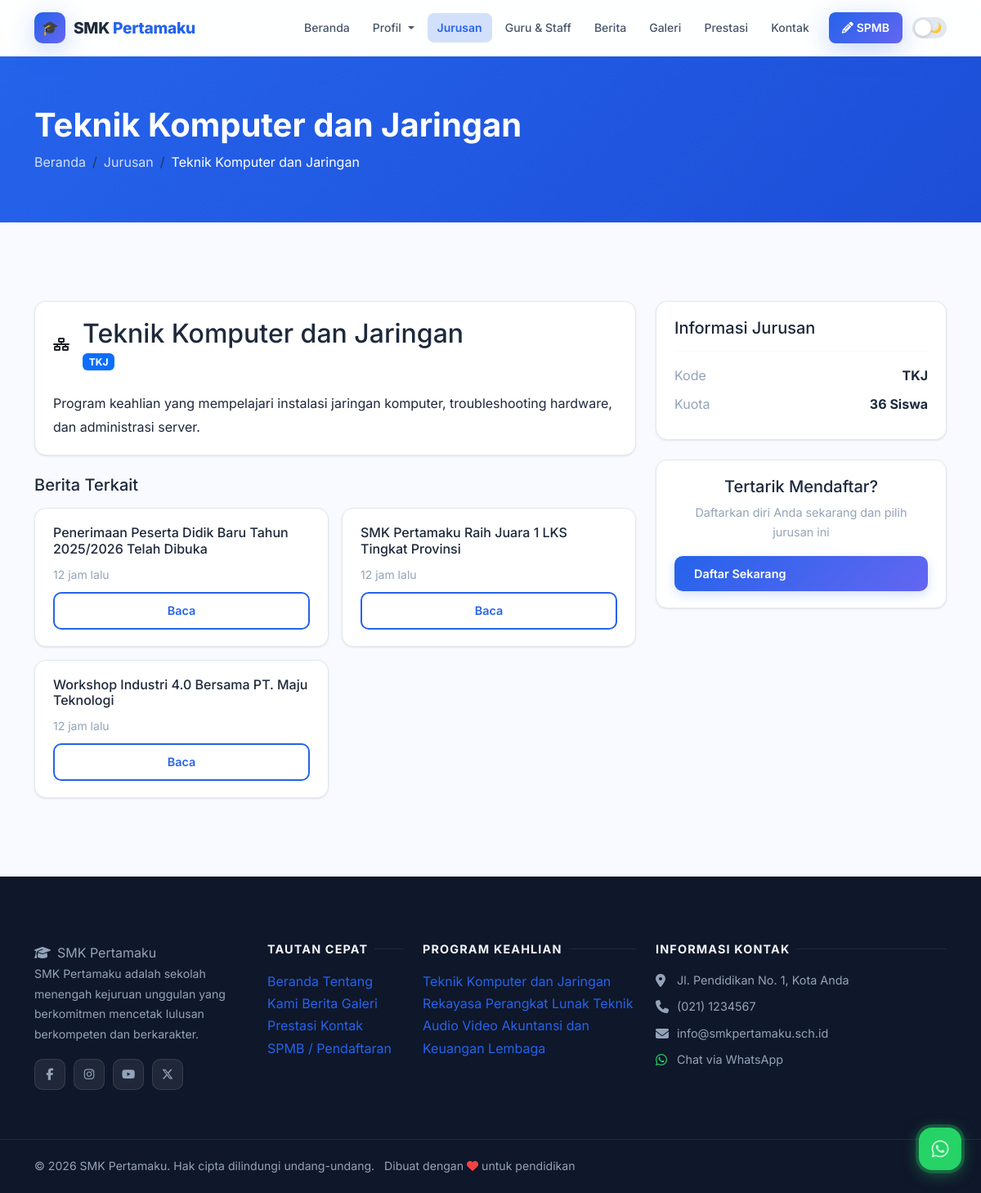
/jurusan/1, run on the app's committed database.
### tables this page shows
CREATE TABLE IF NOT EXISTS `programs` (
  `id` INT AUTO_INCREMENT PRIMARY KEY,
  `name` VARCHAR(200) NOT NULL,
  `code` VARCHAR(20) DEFAULT NULL,
  `description` LONGTEXT,
  `image` VARCHAR(255) DEFAULT NULL,
  `icon` VARCHAR(100) DEFAULT 'fas fa-laptop-code',
  `quota` INT DEFAULT 36,
  `is_active` TINYINT(1) DEFAULT 1,
  `sort_order` INT DEFAULT 0,
  `created_at` TIMESTAMP DEFAULT CURRENT_TIMESTAMP
);

CREATE TABLE IF NOT EXISTS `news` (
  `id` INT AUTO_INCREMENT PRIMARY KEY,
  `title` VARCHAR(250) NOT NULL,
  `slug` VARCHAR(250) UNIQUE NOT NULL,
  `excerpt` TEXT,
  `content` LONGTEXT,
  `image` VARCHAR(255) DEFAULT NULL,
  `category` VARCHAR(100) DEFAULT 'Berita',
  `author` VARCHAR(100) DEFAULT 'Admin',
  `views` INT DEFAULT 0,
  `is_published` TINYINT(1) DEFAULT 1,
  `published_at` DATETIME DEFAULT CURRENT_TIMESTAMP,
  `created_at` TIMESTAMP DEFAULT CURRENT_TIMESTAMP
);

CREATE TABLE IF NOT EXISTS `social_media` (
  `id` INT AUTO_INCREMENT PRIMARY KEY,
  `platform` VARCHAR(50) NOT NULL,
  `url` VARCHAR(255) NOT NULL,
  `icon` VARCHAR(100) DEFAULT NULL,
  `is_active` TINYINT(1) DEFAULT 1
);

### app/controllers/PublicController.php (called while the page is built, shortened)
<?php
class PublicController {
    public function programDetail($id) {
        $db = getDB();
        $id = (int)$id;
        $res = $db->query("SELECT * FROM programs WHERE id=$id AND is_active=1 LIMIT 1");
        if (!$res || !($program = $res->fetch_assoc())) {
            redirect('/jurusan');
        }
        $rn = $db->query("SELECT id,title,slug,published_at FROM news WHERE is_published=1 ORDER BY published_at DESC LIMIT 4");
        $relatedNews = $rn ? $rn->fetch_all(MYSQLI_ASSOC) : [];
        require_once __DIR__ . '/../../views/public/program_detail.php';
    }
}

### index.php (called while the page is built)
<?php
require_once __DIR__ . '/config/app.php';
require_once __DIR__ . '/routes/web.php';

### app/helpers.php (called while the page is built, shortened)
<?php
function getSettings() {
    $db = getDB();
    $res = $db->query("SELECT `key`, value FROM settings");
    $data = [];
    while ($row = $res->fetch_assoc()) {
        $data[$row['key']] = $row['value'];
    }
    return $data;
}
function timeAgo($datetime) {
    $time = time() - strtotime($datetime);
    if ($time < 86400) return round($time/3600) . ' jam lalu';
    return date('d M Y', strtotime($datetime));
}

### views/public/program_detail.php (the view, shortened to what this page needs)
<?php
require_once __DIR__ . '/../layouts/header.php';
?>
<div style="background:linear-gradient(135deg,var(--primary),var(--primary-dark));padding:60px 0;color:#fff;">
    <div class="container">
        <h1 class="fw-bold mb-2"><?= htmlspecialchars($program['name'] ?? '') ?></h1>
        <nav aria-label="breadcrumb">
            <ol class="breadcrumb mb-0"><li class="breadcrumb-item"><a href="<?= APP_URL ?>/" style="color:rgba(255,255,255,0.8);">Beranda</a></li><li class="breadcrumb-item"><a href="<?= APP_URL ?>/jurusan" style="color:rgba(255,255,255,0.8);">Jurusan</a></li><li class="breadcrumb-item active text-white"><?= htmlspecialchars($program['name'] ?? '') ?></li></ol>
        </nav>
    </div>
</div>
<section class="section">
    <div class="container">
        <div class="row g-4">
            <div class="col-lg-8">
                <div class="card">
                    <div class="card-body">
                        <div class="d-flex align-items-center gap-3 mb-4">
                            <div class="program-icon"><i class="<?= htmlspecialchars($program['icon'] ?? 'fas fa-book') ?>"></i></div>
                            <div>
                                <h2 style="color:var(--text);margin:0;"><?= htmlspecialchars($program['name'] ?? '') ?></h2>
                                <?php if (!empty($program['code'])): ?><span class="badge bg-primary"><?= htmlspecialchars($program['code']) ?></span><?php endif; ?>
                            </div>
                        </div>
                        <div style="color:var(--text);line-height:1.8;"><?= nl2br(htmlspecialchars($program['description'] ?? '')) ?></div>
                    </div>
                </div>
                <?php if (!empty($relatedNews)): ?>
                <div class="mt-4">
                    <h5 style="color:var(--text);margin-bottom:16px;">Berita Terkait</h5>
                    <div class="row g-3">
                        <?php foreach ($relatedNews as $n): ?>
                        <div class="col-md-6">
                            <div class="card h-100">
                                <div class="card-body">
                                    <h6 style="color:var(--text);"><?= htmlspecialchars($n['title']) ?></h6>
                                    <small style="color:var(--text-muted);"><?= timeAgo($n['published_at']) ?></small>
                                    <a href="<?= APP_URL ?>/berita/<?= htmlspecialchars($n['slug']) ?>" class="btn btn-sm btn-outline-primary mt-2 d-block">Baca</a>
                                </div>
                            </div>
                        </div>
                        <?php endforeach; ?>
                    </div>
                </div>
                <?php endif; ?>
            </div>
            <div class="col-lg-4">
                <div class="card mb-4">
                    <div class="card-body">
                        <h5 style="color:var(--text);">Informasi Jurusan</h5>
                        <hr style="border-color:var(--border);">
                        <div class="d-flex justify-content-between mb-2"><span style="color:var(--text-muted);">Kode</span><strong style="color:var(--text);"><?= htmlspecialchars($program['code'] ?? '-') ?></strong></div>
                        <div class="d-flex justify-content-between mb-2"><span style="color:var(--text-muted);">Kuota</span><strong style="color:var(--text);"><?= (int)($program['quota'] ?? 36) ?> Siswa</strong></div>
                    </div>
                </div>
                <div class="card">
                    <div class="card-body text-center">
                        <h5 style="color:var(--text);">Tertarik Mendaftar?</h5>
                        <p style="color:var(--text-muted);font-size:0.9rem;">Daftarkan diri Anda sekarang dan pilih jurusan ini</p>
                        <a href="<?= APP_URL ?>/spmb/daftar" class="btn btn-primary w-100">Daftar Sekarang</a>
                    </div>
                </div>
            </div>
        </div>
    </div>
</section>
<?php require_once __DIR__ . '/../layouts/footer.php'; ?>

### routes/web.php (shortened to what this page needs)
<?php
require_once __DIR__ . '/../app/controllers/PublicController.php';
$uri = parse_url($_SERVER['REQUEST_URI'], PHP_URL_PATH);
$uri = rawurldecode($uri);
$uri = str_replace('\\', '/', $uri);
$base = rtrim(APP_BASE, '/');
if ($base !== '' && strpos($uri, $base) === 0) {
    $uri = substr($uri, strlen($base));
}
$uri = '/' . trim($uri, '/');
$public = new PublicController();
if (preg_match('#^/jurusan/(\d+)$#', $uri, $m)) { $public->programDetail($m[1]); return; }

### views/layouts/header.php (shortened to what this page needs)
<?php
$settings    = getSettings();
$schoolName  = $settings['school_name']   ?? 'SMK Pertamaku';
$logo        = !empty($settings['school_logo'])    ? UPLOAD_URL . $settings['school_logo']    : '';
$uri         = parse_url($_SERVER['REQUEST_URI'], PHP_URL_PATH);
$appBase     = defined('APP_BASE') ? APP_BASE : '/webpertamaku';
function isActive(string $path, string $uri, string $base): string {
    $clean = str_replace($base, '', $uri);
    $clean = '/' . ltrim($clean, '/') ?: '/';
    if ($path !== '/' && strpos($clean, $path) === 0) return 'active';
    return '';
}
?>
<!DOCTYPE html>
<html lang="id" data-theme="light">
<head>
  <link rel="stylesheet" href="https://cdn.jsdelivr.net/npm/bootstrap@5.3.2/dist/css/bootstrap.min.css">
  <link rel="stylesheet" href="https://cdnjs.cloudflare.com/ajax/libs/font-awesome/6.5.0/css/all.min.css">
  <link rel="stylesheet" href="<?= APP_URL ?>/assets/css/style.css">
</head>
<body>
<nav class="navbar navbar-expand-lg sticky-top" id="mainNav">
  <div class="container">
    <a class="navbar-brand" href="<?= APP_URL ?>/">
      <?php if ($logo): ?>
        <img src="<?= htmlspecialchars($logo) ?>" alt="<?= htmlspecialchars($schoolName) ?>">
      <?php else: ?>
        <div class="brand-icon">🎓</div>
        <span><?= htmlspecialchars(explode(' ', $schoolName)[0]) ?> <em><?= htmlspecialchars(implode(' ', array_slice(explode(' ', $schoolName), 1))) ?></em></span>
      <?php endif; ?>
    </a>
    <div class="collapse navbar-collapse" id="navbarMain">
      <ul class="navbar-nav ms-auto align-items-lg-center gap-lg-1">
        <li class="nav-item">
          <a class="nav-link <?= isActive('/', $uri, $appBase) ?>" href="<?= APP_URL ?>/">Beranda</a>
        </li>
        <li class="nav-item dropdown">
          <a class="nav-link dropdown-toggle <?= isActive('/profil', $uri, $appBase) ?>" href="#" data-bs-toggle="dropdown" role="button">
            Profil
          </a>
        </li>
        <li class="nav-item">
          <a class="nav-link <?= isActive('/jurusan', $uri, $appBase) ?>" href="<?= APP_URL ?>/jurusan">Jurusan</a>
        </li>
        <li class="nav-item">
          <a class="nav-link <?= isActive('/guru-staff', $uri, $appBase) ?>" href="<?= APP_URL ?>/guru-staff">Guru &amp; Staff</a>
        </li>
        <li class="nav-item">
          <a class="nav-link <?= isActive('/berita', $uri, $appBase) ?>" href="<?= APP_URL ?>/berita">Berita</a>
        </li>
        <li class="nav-item">
          <a class="nav-link <?= isActive('/galeri', $uri, $appBase) ?>" href="<?= APP_URL ?>/galeri">Galeri</a>
        </li>
        <li class="nav-item">
          <a class="nav-link <?= isActive('/prestasi', $uri, $appBase) ?>" href="<?= APP_URL ?>/prestasi">Prestasi</a>
        </li>
        <li class="nav-item">
          <a class="nav-link <?= isActive('/kontak', $uri, $appBase) ?>" href="<?= APP_URL ?>/kontak">Kontak</a>
        </li>
        <li class="nav-item nav-spmb ms-lg-2">
          <a class="nav-link" href="<?= APP_URL ?>/spmb">
            <i class="fas fa-pencil-alt me-1"></i>SPMB
          </a>
        </li>
        <li class="nav-item ms-lg-2 d-flex align-items-center">
          <button id="themeToggle" title="Ganti Tema" aria-label="Toggle dark/light mode">
            <span class="theme-icon theme-icon-moon">🌙</span>
          </button>
        </li>
      </ul>
    </div>
  </div>
</nav>
<main>

### views/layouts/footer.php (shortened to what this page needs)
<?php
$settings = getSettings();
$schoolName = $settings['school_name'] ?? 'SMK Pertamaku';
$footerAbout = $settings['footer_about'] ?? '';
$address = $settings['school_address'] ?? '';
$phone = $settings['school_phone'] ?? '';
$email = $settings['school_email'] ?? '';
$whatsapp = $settings['whatsapp_number'] ?? '';
$currentYear = date('Y');
$db = getDB();
$progRes = $db->query("SELECT id, name FROM programs WHERE is_active=1 ORDER BY sort_order LIMIT 6");
$footerPrograms = $progRes ? $progRes->fetch_all(MYSQLI_ASSOC) : [];
$smRes = $db->query("SELECT * FROM social_media WHERE is_active=1");
$socialMedia = $smRes ? $smRes->fetch_all(MYSQLI_ASSOC) : [];
?>
</main>
<footer class="site-footer">
    <div class="container">
        <div class="row g-4">
            <div class="col-lg-3 col-md-6">
                <span class="footer-brand"><i class="fas fa-graduation-cap me-2"></i><?= htmlspecialchars($schoolName) ?></span>
                <p><?= htmlspecialchars($footerAbout) ?></p>
                <?php if ($socialMedia): ?>
                <div class="social-links">
                    <?php foreach ($socialMedia as $sm): ?>
                        <a href="<?= htmlspecialchars($sm['url']) ?>" target="_blank" rel="noopener" class="social-link" title="<?= htmlspecialchars($sm['platform']) ?>">
                            <i class="<?= htmlspecialchars($sm['icon'] ?? 'fas fa-link') ?>"></i>
                        </a>
                    <?php endforeach; ?>
                </div>
                <?php endif; ?>
            </div>
            <div class="col-lg-2 col-md-6">
                <h5>Tautan Cepat</h5>
                <a href="<?= APP_URL ?>/">Beranda</a>
                <a href="<?= APP_URL ?>/profil">Tentang Kami</a>
                <a href="<?= APP_URL ?>/berita">Berita</a>
                <a href="<?= APP_URL ?>/galeri">Galeri</a>
                <a href="<?= APP_URL ?>/prestasi">Prestasi</a>
                <a href="<?= APP_URL ?>/kontak">Kontak</a>
                <a href="<?= APP_URL ?>/spmb">SPMB / Pendaftaran</a>
            </div>
            <div class="col-lg-3 col-md-6">
                <h5>Program Keahlian</h5>
                <?php foreach ($footerPrograms as $prog): ?>
                    <a href="<?= APP_URL ?>/jurusan/<?= $prog['id'] ?>"><?= htmlspecialchars($prog['name']) ?></a>
                <?php endforeach; ?>
            </div>
            <div class="col-lg-4 col-md-6">
                <h5>Informasi Kontak</h5>
                <?php if ($address): ?>
                <div class="d-flex gap-2 mb-2">
                    <i class="fas fa-map-marker-alt mt-1" style="color:#94a3b8;width:18px;"></i>
                    <span style="color:var(--footer-text);font-size:0.9rem;"><?= htmlspecialchars($address) ?></span>
                </div>
                <?php endif; ?>
                <?php if ($phone): ?>
                <div class="d-flex gap-2 mb-2">
                    <i class="fas fa-phone mt-1" style="color:#94a3b8;width:18px;"></i>
                    <a href="tel:<?= preg_replace('/[^0-9+]/', '', $phone) ?>" style="color:var(--footer-text);font-size:0.9rem;"><?= htmlspecialchars($phone) ?></a>
                </div>
                <?php endif; ?>
                <?php if ($email): ?>
                <div class="d-flex gap-2 mb-2">
                    <i class="fas fa-envelope mt-1" style="color:#94a3b8;width:18px;"></i>
                    <a href="mailto:<?= htmlspecialchars($email) ?>" style="color:var(--footer-text);font-size:0.9rem;"><?= htmlspecialchars($email) ?></a>
                </div>
                <?php endif; ?>
                <?php if ($whatsapp): ?>
                <div class="d-flex gap-2 mb-2">
                    <i class="fab fa-whatsapp mt-1" style="color:#25d366;width:18px;"></i>
                    <a href="https://wa.me/<?= preg_replace('/[^0-9]/', '', $whatsapp) ?>" target="_blank" style="color:var(--footer-text);font-size:0.9rem;">Chat via WhatsApp</a>
                </div>
                <?php endif; ?>
            </div>
        </div>
    </div>
    <div class="footer-bottom">
        <div class="container">
            <p class="mb-0">
                &copy; <?= $currentYear ?> <?= htmlspecialchars($schoolName) ?>. Hak cipta dilindungi undang-undang.
                <span class="ms-2">Dibuat dengan <i class="fas fa-heart" style="color:#ef4444;"></i> untuk pendidikan</span>
            </p>
        </div>
    </div>
</footer>
<?php if ($whatsapp): ?>
<a href="https://wa.me/<?= preg_replace('/[^0-9]/', '', $whatsapp) ?>?text=Halo+<?= urlencode($schoolName) ?>%2C+saya+ingin+bertanya..."
   class="whatsapp-float" target="_blank" rel="noopener" title="Chat WhatsApp">
    <i class="fab fa-whatsapp"></i>
</a>
<?php endif; ?>
</body>
</html>

### views/layouts/header.php (style rules this page uses)
body { font-family:'Inter',system-ui,sans-serif; }

### data on the page
programs: name "Teknik Komputer dan Jaringan", code "TKJ", description "Program keahlian yang mempelajari instalasi jaringan komputer, troubleshooting hardware, dan administrasi server.", quota "36"
news: title "Penerimaan Peserta Didik Baru Tahun 2025/2026 Telah Dibuka", published_at "12 jam lalu"
news: title "SMK Pertamaku Raih Juara 1 LKS Tingkat Provinsi", published_at "12 jam lalu"
news: title "Workshop Industri 4.0 Bersama PT. Maju Teknologi", published_at "12 jam lalu"
programs: name "Rekayasa Perangkat Lunak"
programs: name "Teknik Audio Video"
programs: name "Akuntansi dan Keuangan Lembaga"

### other printed values
explode(' ', $schoolName)[0] "SMK"
implode(' ', array_slice(explode(' ', $schoolName), 1)) "Pertamaku"
$schoolName "SMK Pertamaku"
$footerAbout "SMK Pertamaku adalah sekolah menengah kejuruan unggulan yang berkomitmen mencetak lulusan berkompeten dan berkarakter."
$address "Jl. Pendidikan No. 1, Kota Anda"
$phone "(021) 1234567"
$email "info@smkpertamaku.sch.id"
